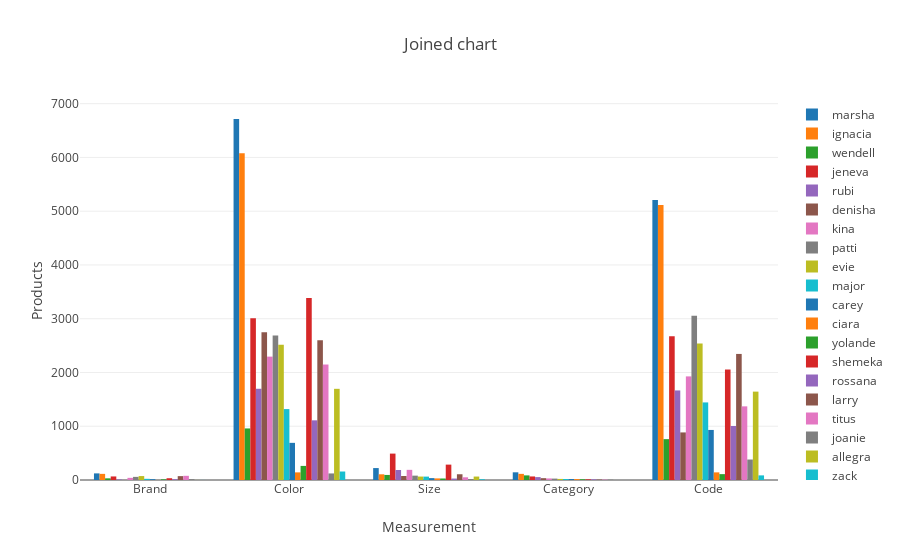

Here is the notebook cell this chart was saved with:
### Markdown cell above
## Plot joined bar chat

### Code cell
import numpy as np
from sklearn.preprocessing import normalize
from plotly.offline import iplot, init_notebook_mode
from plotly.graph_objs import Bar, Layout, Figure
init_notebook_mode(connected=True)

def get_bar(df, name, color):
    df_ = df[1:]
    return Bar(
        x=['Brand', 'Color', 'Size', 'Category', 'Code'], 
        y=df_, 
        name=name, 
        marker=dict(color=color))

data = []
colors = ['#ffcdd2', '#a2d5f2', '#235412', '#415220', '#59606d']
for dist in TABLE_MEASUREMENTS_PER_DISTRIBUTOR:
    name = dist[0]
    data.append(get_bar(dist, name, str(iter(colors))))

layout = Layout(title="Joined chart",
                xaxis=dict(title='Measurement'),
                yaxis=dict(title='Products'))
fig = Figure(data=data, layout=layout)
iplot(fig, filename='0.1-joined_chart')

### Figure 1 — Plotly figure (JSON) as saved in the notebook; plotly's stock layout.template omitted (floating-point values rounded to 4 significant figures)
{"data": [{"marker": {"color": "<list_iterator object at 0x11be2d0f0>"}, "name": "marsha", "type": "bar", "x": ["Brand", "Color", "Size", "Category", "Code"], "y": [123, 6715, 222, 143, 5210]}, {"marker": {"color": "<list_iterator object at 0x11be2d0f0>"}, "name": "ignacia", "type": "bar", "x": ["Brand", "Color", "Size", "Category", "Code"], "y": [114, 6076, 106, 114, 5116]}, {"marker": {"color": "<list_iterator object at 0x11be2d0f0>"}, "name": "wendell", "type": "bar", "x": ["Brand", "Color", "Size", "Category", "Code"], "y": [31, 959, 94, 86, 760]}, {"marker": {"color": "<list_iterator object at 0x11be2d0f0>"}, "name": "jeneva", "type": "bar", "x": ["Brand", "Color", "Size", "Category", "Code"], "y": [66, 3011, 491, 66, 2675]}, {"marker": {"color": "<list_iterator object at 0x11be2d0f0>"}, "name": "rubi", "type": "bar", "x": ["Brand", "Color", "Size", "Category", "Code"], "y": [10, 1697, 186, 54, 1666]}, {"marker": {"color": "<list_iterator object at 0x11be2d0f0>"}, "name": "denisha", "type": "bar", "x": ["Brand", "Color", "Size", "Category", "Code"], "y": [1, 2746, 74, 34, 885]}, {"marker": {"color": "<list_iterator object at 0x11be2d0f0>"}, "name": "kina", "type": "bar", "x": ["Brand", "Color", "Size", "Category", "Code"], "y": [40, 2295, 189, 29, 1927]}, {"marker": {"color": "<list_iterator object at 0x11be2d0f0>"}, "name": "patti", "type": "bar", "x": ["Brand", "Color", "Size", "Category", "Code"], "y": [58, 2687, 81, 26, 3054]}, {"marker": {"color": "<list_iterator object at 0x11be2d0f0>"}, "name": "evie", "type": "bar", "x": ["Brand", "Color", "Size", "Category", "Code"], "y": [73, 2515, 64, 20, 2539]}, {"marker": {"color": "<list_iterator object at 0x11be2d0f0>"}, "name": "major", "type": "bar", "x": ["Brand", "Color", "Size", "Category", "Code"], "y": [22, 1319, 63, 18, 1443]}, {"marker": {"color": "<list_iterator object at 0x11be2d0f0>"}, "name": "carey", "type": "bar", "x": ["Brand", "Color", "Size", "Category", "Code"], "y": [15, 691, 35, 18, 931]}, {"marker": {"color": "<list_iterator object at 0x11be2d0f0>"}, "name": "ciara", "type": "bar", "x": ["Brand", "Color", "Size", "Category", "Code"], "y": [1, 142, 30, 17, 142]}, {"marker": {"color": "<list_iterator object at 0x11be2d0f0>"}, "name": "yolande", "type": "bar", "x": ["Brand", "Color", "Size", "Category", "Code"], "y": [12, 262, 28, 14, 109]}, {"marker": {"color": "<list_iterator object at 0x11be2d0f0>"}, "name": "shemeka", "type": "bar", "x": ["Brand", "Color", "Size", "Category", "Code"], "y": [33, 3385, 286, 13, 2055]}, {"marker": {"color": "<list_iterator object at 0x11be2d0f0>"}, "name": "rossana", "type": "bar", "x": ["Brand", "Color", "Size", "Category", "Code"], "y": [15, 1110, 27, 12, 1005]}, {"marker": {"color": "<list_iterator object at 0x11be2d0f0>"}, "name": "larry", "type": "bar", "x": ["Brand", "Color", "Size", "Category", "Code"], "y": [72, 2600, 107, 8, 2345]}, {"marker": {"color": "<list_iterator object at 0x11be2d0f0>"}, "name": "titus", "type": "bar", "x": ["Brand", "Color", "Size", "Category", "Code"], "y": [78, 2148, 50, 7, 1370]}, {"marker": {"color": "<list_iterator object at 0x11be2d0f0>"}, "name": "joanie", "type": "bar", "x": ["Brand", "Color", "Size", "Category", "Code"], "y": [16, 122, 17, 6, 381]}, {"marker": {"color": "<list_iterator object at 0x11be2d0f0>"}, "name": "allegra", "type": "bar", "x": ["Brand", "Color", "Size", "Category", "Code"], "y": [1, 1696, 64, 0, 1644]}, {"marker": {"color": "<list_iterator object at 0x11be2d0f0>"}, "name": "zack", "type": "bar", "x": ["Brand", "Color", "Size", "Category", "Code"], "y": [1, 158, 14, 0, 86]}], "layout": {"title": "Joined chart", "xaxis": {"title": "Measurement"}, "yaxis": {"title": "Products"}}}
